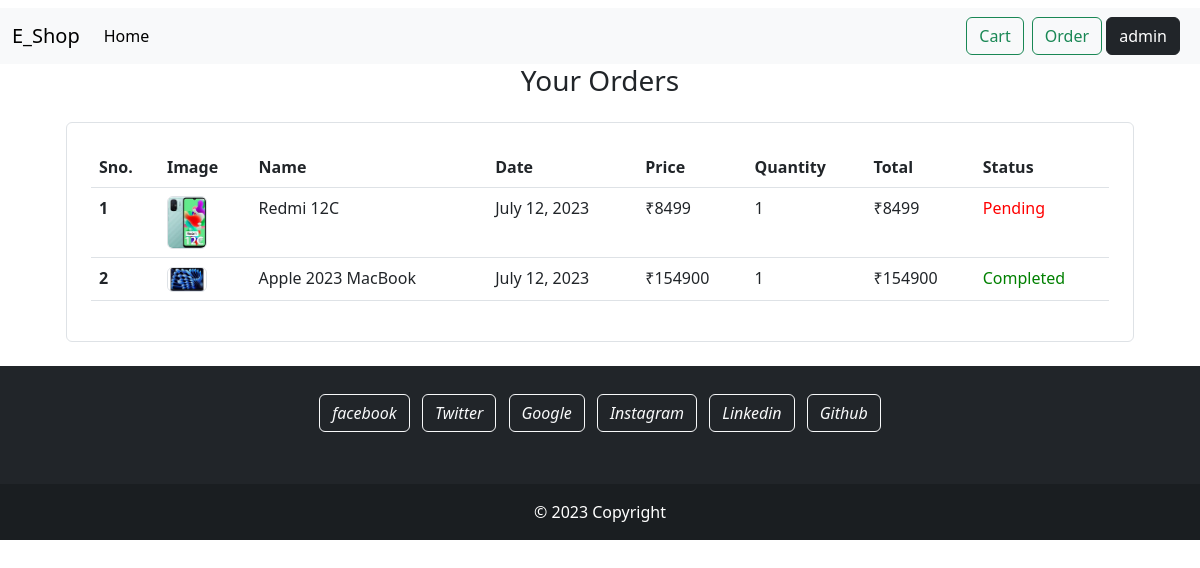
/order/ (signed in), run on the app's committed database.
### store/models/productorder.py (models this page shows, shortened)
class ProductOrder(models.Model):
    product=models.ForeignKey(Product, on_delete=models.CASCADE)
    customer=models.ForeignKey(Customer, on_delete=models.CASCADE)
    quantity=models.IntegerField(default=1)
    price=models.IntegerField()
    address=models.TextField(max_length=50, default="", blank=True)
    mobile=models.IntegerField(blank=True)
    date=models.DateField(default=datetime.datetime.today)
    status=models.BooleanField(default=False)
    @staticmethod
    def get_orders_by_customer(customer_id):
        data=ProductOrder.objects.filter(customer=customer_id)
        return data

### store/models/products.py (models this page shows)
class Product(models.Model):
    name=models.CharField(max_length=120)
    price=models.IntegerField(default=0)
    description=models.TextField(max_length=120,default="")
    image=models.ImageField(upload_to="upload/product_image", max_length=120)
    category=models.ForeignKey(Category, on_delete=models.CASCADE, default=1)

### store/views.py (the view)
# urls.py: path('order/',views.orderdisplay,name="order"),
def orderdisplay(request):
    customer_id=request.session.get("customer_id")
    orders=ProductOrder.get_orders_by_customer(customer_id)
    return render(request,'order_display.html',{"orders":orders})

### store/templatetags/cart.py (called while the page is built)
@register.filter(name='multiply')
def multiply(num1,num2):
    return num1*num2

### store/templatetags/custom_filter.py (called while the page is built)
@register.filter(name='symble')
def symble(total_price):
    return '₹'+str(total_price)

### store/templates/order_display.html (shortened to what this page needs)
{% extends 'base.html' %}
{% block content %}
{% load cart %}
{% load custom_filter %}
<div class="container">
  <center>
    <h3>Your Orders</h3>
  </center>
  <div class="border rounded p-4 m-4">
    <table class="table">
      <thead>
        <tr>
          <th scope="col">Sno.</th>
          <th scope="col">Image</th>
          <th scope="col">Name</th>
          <th scope="col">Date</th>
          <th scope="col">Price</th>
          <th scope="col">Quantity</th>
          <th scope="col">Total</th>
          <th scope="col">Status</th>
        </tr>
      </thead>
      {% for i in orders %}
      <tbody>
        <tr>
          <th scope="row">{{forloop.counter}}</th>
          <td><img style="width: 40px;" src="{{i.product.image.url}}" class="border rounded" /></td>
          <td>{{i.product.name}}</td>
          <td>{{i.date}}</td>
          <td>{{i.product.price|symble}}</td>
          <td>{{i.quantity}}</td>
          <td>{{i.quantity|multiply:i.product.price|symble}}</td>
          {% if i.status %}
          <td style=color:green;>Completed</td>
          {% else %}
          <td style=color:red;>Pending</td>
          {% endif %}
        </tr>
      </tbody>
      {% endfor %}
    </table>
  </div>
</div>
</body>
</html>
{% endblock content %}

### data on the page
ProductOrder: product.image (picture), product.name "Redmi 12C", date "July 12, 2023", product.price|symble "₹8499", quantity "1", quantity|multiply "₹8499", status "Pending"
ProductOrder: product.image (picture), product.name "Apple 2023 MacBook", date "July 12, 2023", product.price|symble "₹154900", quantity "1", quantity|multiply "₹154900", status "Completed"

### other printed values
{{ request.session.username }} "admin"
